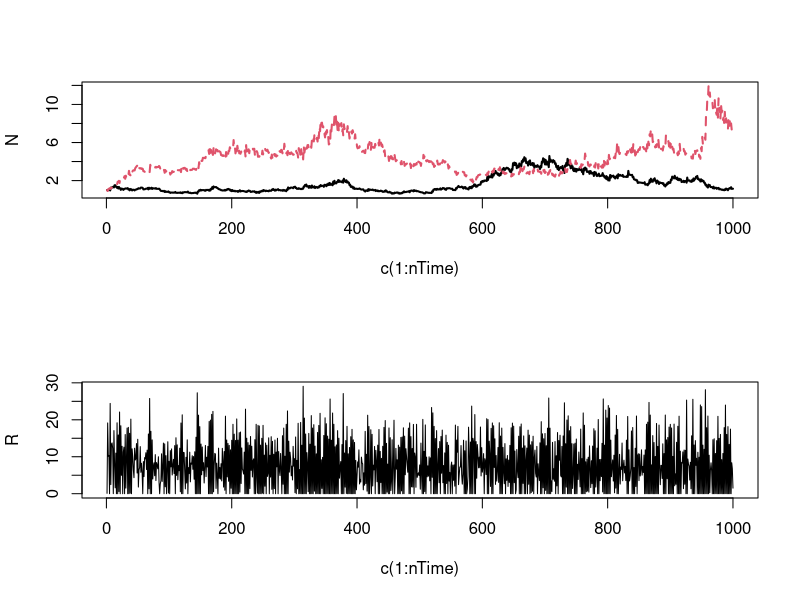

Recreate this plot in R.
####
#### CONSUMER-RESOURCE STORAGE EFFECT MODEL (2 species)
####

#### A. Tredennick // 10-06-2014

library(mvtnorm)
library(truncnorm)

####
#### Stationary model parameters ------------------------------
####

sigE <- c(0,0.4,1,2.5,5,7.5,10)
rho <- c(0.5,0,-0.5)
b <- c(0.5, 0.5)
c <- c(0.1, 0.1)
w <- c(0.2, 0.2)
m <- c(0.15, 0.15)
d <- 0.5
nTime <- 1000


####
#### New biomass assimilation function ------------------------
####

getB <- function(sigE, rho, nTime){
  varcov <- matrix(c(sigE, rho*sigE, rho*sigE, sigE), 2, 2)
  e <- rmvnorm(n = nTime, mean = c(0,0), sigma = varcov)
  b <- exp(e) / (1+exp(e))
  return(b)
}


####
#### Update population and resource function ------------------
####

updateN <- function(b, c, w, s, d, lastN, lastR){
  newN <- numeric(2)
  consumption <- numeric(2)
  for(i in 1:2){
    newN[i] <- lastN[i] + lastN[i]*b[i]*(c[i]*w[i]*lastR - m[i])
    consumption[i] <- c[i]*lastR*lastN[i]
  }
  newR <- max(0, s - d*lastR - sum(consumption))
  return(list(newN, newR))
}


####
#### Model simulation
####

bSeries <- getB(sigE[4], rho[3], nTime)
N <- matrix(data = NA, nrow = nTime, ncol = 2)
N[1,] <- c(1,1)
R <- numeric(nTime)
R[1] <- 0.1

for(t in 2:nTime){
  s <- rtruncnorm(n = 1, a = 0, b = Inf, mean = 15, sd = 5)
  thisStep <- updateN(b=bSeries[t,], c, w, s, d, lastN=N[t-1,], lastR=R[t-1])
  N[t,] <- thisStep[[1]]
  R[t] <- thisStep[[2]]
}

par(mfrow=c(2,1))
matplot(c(1:nTime), N, type="l", lwd=2)
plot(c(1:nTime), R, type="l", lwd=1)
